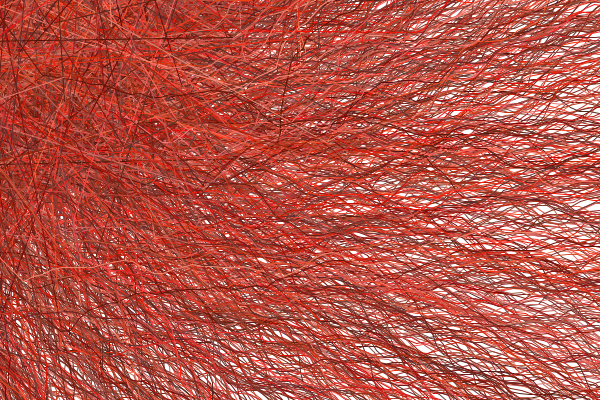
Frame 1 (no input)
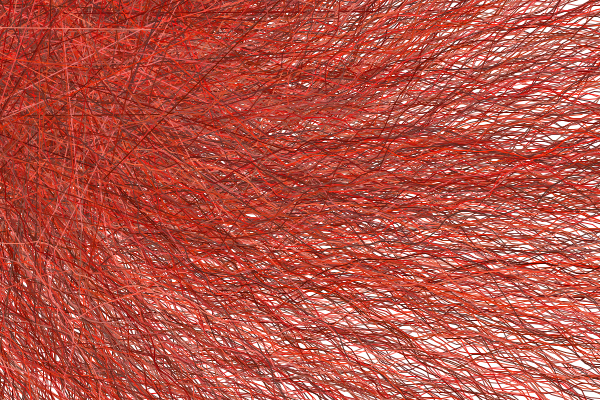
Frame 2 (the mouse pressed at the canvas centre, redrawn once)

The Processing sketch that drew these frames (run headless with seeded random() and noise(); the mouse was pressed at the canvas centre and the sketch redrawn once):

// Processing sketch: processing_60139
// ── processing_60139.pde

//hack of Matt Pearson's code from Generative Art: A Practical Guide Using Processing
PGraphics pg;
void setup() {
  colorMode(HSB);
  background(255);
  size(600, 400);
}
void draw() {
  colorMode(HSB);
  background(255);
  smooth();
  for (int i=0; i<4000; i++) {//draws many lines
    pushMatrix();
    rotate(random(0, 2*PI));
    translate(random(0, 300), random(0, 300));
    stroke(int(random(0, 10)), int(random(120, 255)), int(random(84, 255)));
    int step = 10;
    float lastx = -209;
    float lasty = -209;
    float ynoise = random(10);
    float y;
    for (int x=0; x<=4000; x+=step) {
      y = 0 + noise(ynoise) * 80;  // between 10 and 90
      if (lastx > -999) {
        line(x, y, lastx, lasty);
      }
      lastx = x;
      lasty = y;
      ynoise += 0.1;
    }
    noLoop();
    popMatrix();
  }
}
